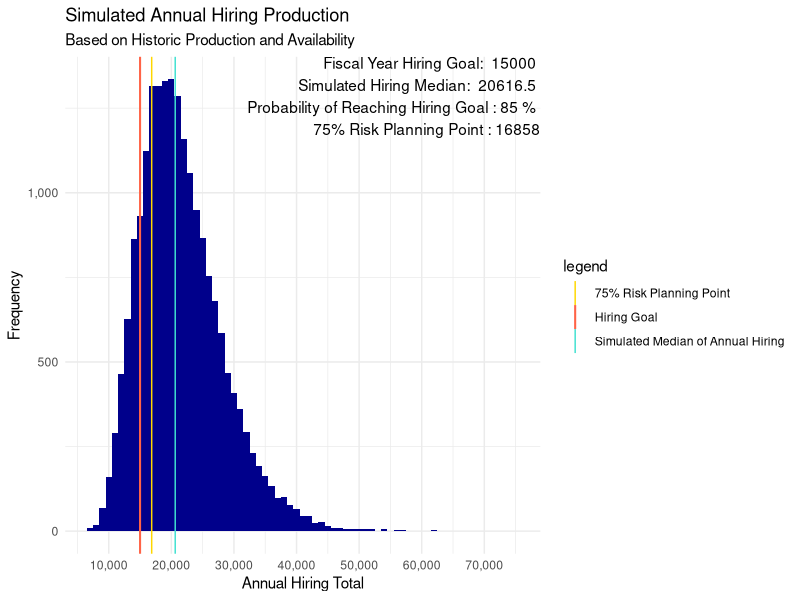
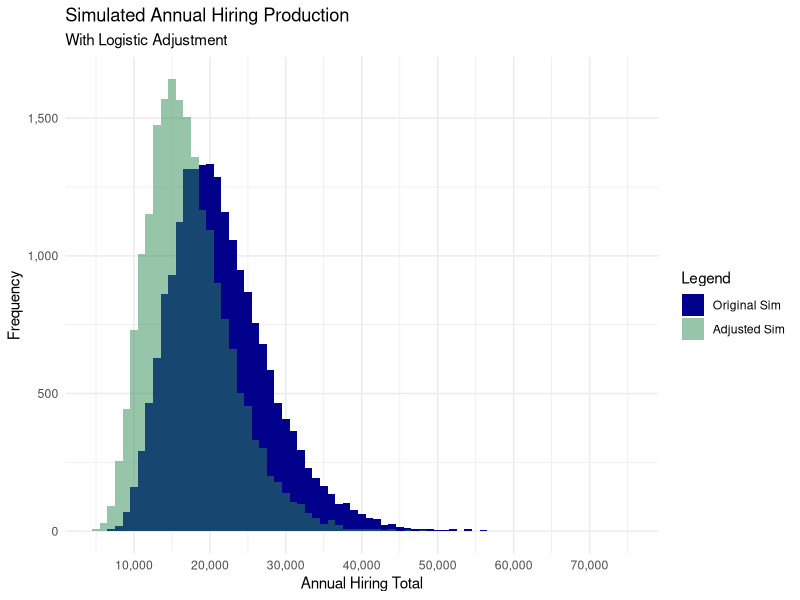
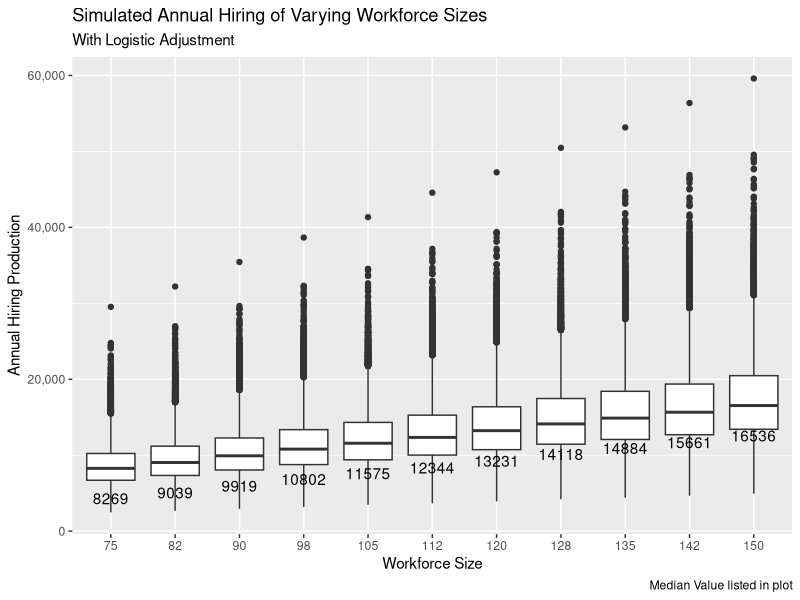

The R source for these figures, in order:
## ---- chunk 1
knitr::opts_chunk$set(echo = TRUE)
library(ggplot2)
library(scales)
library(tidyverse)
library(nlme)
library(lmtest)
## ---- chunk 2
# Workforce Parameters
hiring_goal <- 15000
total_staff <- 150


# Production Parameters
average_staff_availability <- .8
stdv_staff_availability <- .05

average_monthly_hiring <- 15
stdv_monthly_hiring <-4.5
## ---- chunk 3
#--Simulation of Parameters
set.seed(2025)

simulated_staff_availability <- rnorm(20000, average_staff_availability, stdv_staff_availability)

simulated_staff_available <- round(total_staff * simulated_staff_availability,0)

#-logistic adjustment 
mu<- log(average_monthly_hiring ^2 / 
           sqrt(stdv_monthly_hiring ^2 + average_monthly_hiring^2))
sigma <- sqrt(log(1+(stdv_monthly_hiring^2 / average_monthly_hiring^2)))

simulated_productivity <- rlnorm(20000,mu,sigma)
simulated_annual_hires <- round(12*simulated_staff_available * simulated_productivity,0)
## ---- chunk 4
#--Combine into DF
simulated_df <- data_frame(simulated_staff_available, simulated_annual_hires)

#--Computations from DF
simulated_annual_median <- median(simulated_df$simulated_annual_hires)
exceeds_hiring_goal <- ifelse( 
  simulated_df$simulated_annual_hires > hiring_goal,1,0)
probability_reach_hiring_goal <- round(100*mean(exceeds_hiring_goal),0)

prob_75 <- quantile(simulated_df$simulated_annual_hires, .25)
## ---- chunk 5
initial_sim_plot <- ggplot(simulated_df, aes(simulated_annual_hires))+
  geom_histogram(binwidth = 1000, fill = 'darkblue') +
  labs(
    title = 'Simulated Annual Hiring Production',
    subtitle = 'Based on Historic Production and Availability',
    x = 'Annual Hiring Total',
    y = 'Frequency',
    colour = 'legend'
  ) +
  geom_vline(aes(xintercept = hiring_goal, col = 'Hiring Goal'),size = .7) +
  geom_vline(aes(xintercept = simulated_annual_median, col = 'Simulated Median of Annual Hiring')) +
  geom_vline(aes(xintercept = prob_75, col = '75% Risk Planning Point')) +
  annotate(
    'text', x = Inf, y = Inf, hjust = 1, vjust =1,
    label = paste('Fiscal Year Hiring Goal: ', hiring_goal,
                  '\nSimulated Hiring Median: ', simulated_annual_median,
                  '\nProbability of Reaching Hiring Goal :', probability_reach_hiring_goal, '%',
                  '\n 75% Risk Planning Point :', prob_75)
  ) +
  scale_x_continuous(breaks = seq(0,70000, by = 10000), labels = label_comma())+
  scale_y_continuous(labels = label_comma()) +
  scale_color_manual(values = c('Hiring Goal' = 'tomato',
                                'Simulated Median of Annual Hiring' = 'turquoise',
                                '75% Risk Planning Point' = 'gold')) +
  theme_minimal()

plot(initial_sim_plot)
## ---- chunk 6
threshold <- .7
alpha <- 6
adjustment <- 1/(1+exp(-alpha * (simulated_staff_availability - threshold)))
simulated_df$adjusted_hires <- round(adjustment * total_staff * simulated_productivity * 12 ,0)
## ---- chunk 7
adjusted_sim_plot <- ggplot(simulated_df, aes(simulated_annual_hires))+
  geom_histogram(aes(fill = 'darkblue'),binwidth = 1000) +
  geom_histogram(aes(adjusted_hires, fill = 'seagreen'), alpha = .5, binwidth = 1000)+
  labs(
    title = 'Simulated Annual Hiring Production',
    subtitle = 'With Logistic Adjustment',
    x = 'Annual Hiring Total',
    y = 'Frequency',
    colour = 'legend'
  ) +
  scale_x_continuous(breaks = seq(0,70000, by = 10000), labels = label_comma())+
  scale_y_continuous(labels = label_comma())+
  scale_fill_identity(name = 'Legend', guide = 'legend', labels = c('Original Sim', 'Adjusted Sim'))+
  theme_minimal()

adjusted_sim_plot
## ---- chunk 8
headcount_factor <- seq(.5,1, by = .05)
headcount_threshold_results <- data.frame()

for(factor in headcount_factor){
  set.seed(2038)
  simulated_productivity <- rlnorm(20000,mu,sigma)
  simulated_monthly_hires <- round(simulated_staff_available * simulated_productivity,0)
  workforce_size <- round(total_staff * factor,0)
  avail_staff_total <- round(workforce_size * adjustment,0)
  
  adjusted_annual_hires <- round(12 * avail_staff_total * simulated_productivity,0)

  temp_df <- data.frame(avail_staff_total, adjusted_annual_hires, workforce_size, simulated_productivity)
  headcount_threshold_results <- rbind(headcount_threshold_results, temp_df)
}

ggplot(headcount_threshold_results, 
       aes(as.factor(workforce_size), adjusted_annual_hires, group = workforce_size)) +
  geom_boxplot() +
  labs(
    title = 'Simulated Annual Hiring of Varying Workforce Sizes',
    subtitle = 'With Logistic Adjustment',
    x = 'Workforce Size',
    y = 'Annual Hiring Production',
    caption = 'Median Value listed in plot'
  ) +
  scale_y_continuous(labels = label_comma()) +
  stat_summary(fun = median, aes(label = round(after_stat(y))), geom = 'text', vjust = 3)
## ---- chunk 9
headcount_threshold_results$staff_avail <- headcount_threshold_results$avail_staff_total / headcount_threshold_results$workforce_size
headcount_threshold_results$staff_avail_centered <- scale(headcount_threshold_results$staff_avail, center = T, scale = F)
headcount_threshold_results$workforce_size_centered <- scale(headcount_threshold_results$workforce_size, center = T, scale = F)
headcount_threshold_results$mean_wf_size <- mean(headcount_threshold_results$workforce_size, na.rm = T)
mean_staff_avail <- mean(headcount_threshold_results$staff_avail, na.rm = T)

model_gls <- gls(adjusted_annual_hires ~ workforce_size_centered + staff_avail_centered,
                 data = headcount_threshold_results,
                 weights = varExp(form = ~ (workforce_size - mean_wf_size)))
summary(model_gls)

